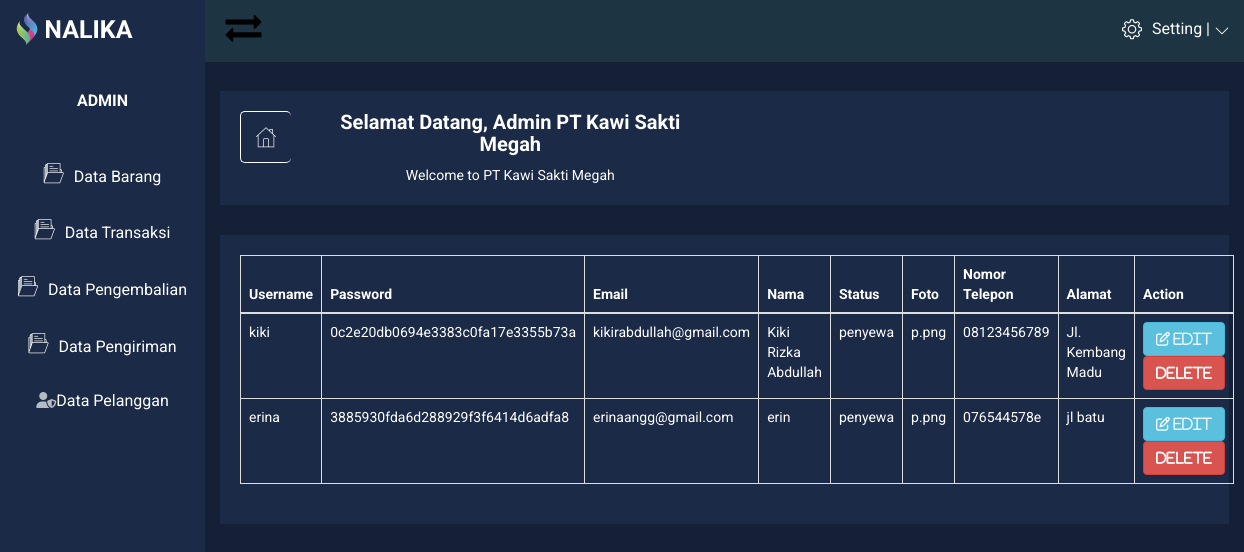
The page /admin/data-akun/data-akun.php on the database as committed earlier.
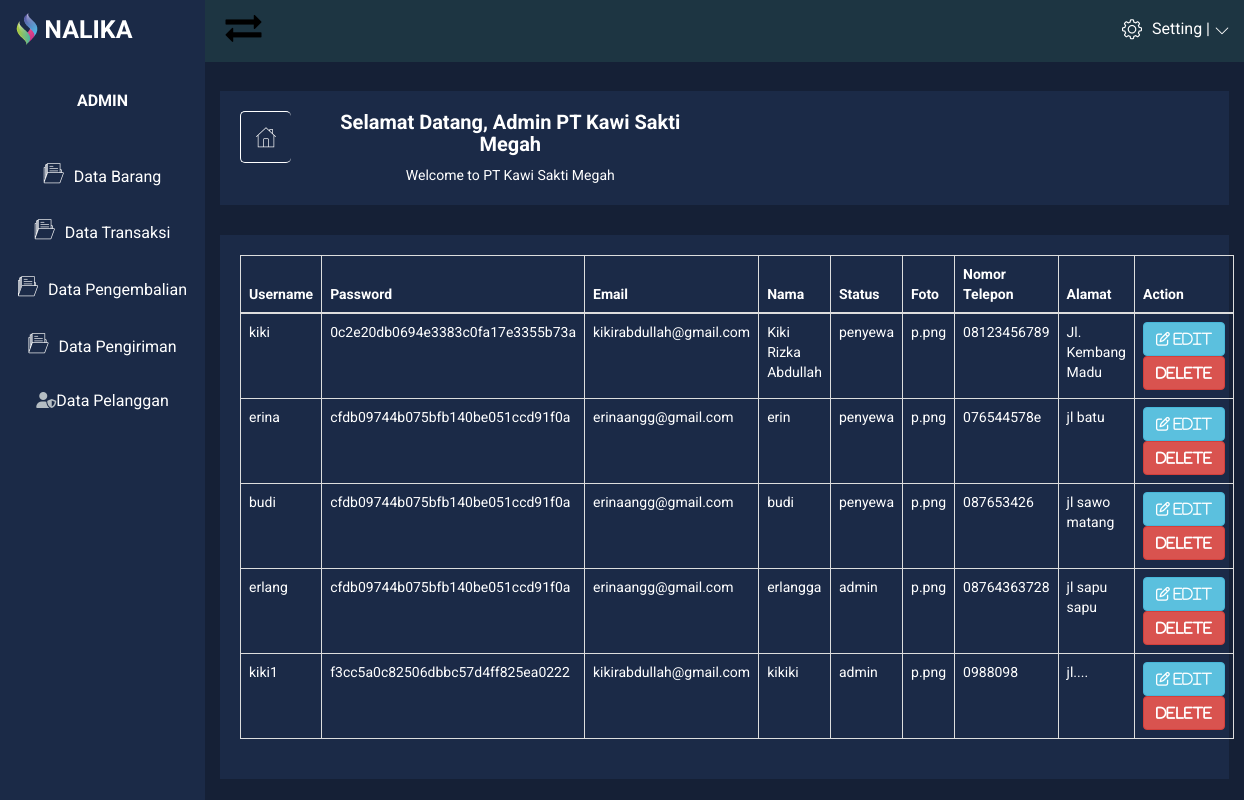
The same page on the database as committed later.
### tables this page shows
CREATE TABLE IF NOT EXISTS `user` (
  `id_user` int(11) NOT NULL,
  `username` varchar(100) NOT NULL,
  `password` varchar(500) NOT NULL,
  `email` varchar(100) NOT NULL,
  `status` varchar(100) NOT NULL,
  `nama` varchar(100) NOT NULL,
  `foto` varchar(100) DEFAULT 'p.png',
  `no_telp` varchar(100) NOT NULL,
  `alamat` varchar(100) NOT NULL
);

### admin/data-akun/data-akun.php (the view, shortened to what the changed rows need)
<?php
include "../connection/Connection.php";
$akun = mysqli_query($mysqli, "SELECT * FROM user") or die("data salah: " . mysqli_error($mysqli));
?>
<!DOCTYPE HTML>
<html class="no-js" lang="en">
<head>
    <link rel="stylesheet" href="../css/bootstrap.min.css">
    <link rel="stylesheet" href="../css/font-awesome.min.css">
    <link rel="stylesheet" href="../css/nalika-icon.css">
    <link rel="stylesheet" href="../css/owl.carousel.css">
    <link rel="stylesheet" href="../css/owl.theme.css">
    <link rel="stylesheet" href="../css/owl.transitions.css">
    <link rel="stylesheet" href="../css/animate.css">
    <link rel="stylesheet" href="../css/normalize.css">
    <link rel="stylesheet" href="../css/meanmenu.min.css">
    <link rel="stylesheet" href="../css/main.css">
    <link rel="stylesheet" href="../css/morrisjs/morris.css">
    <link rel="stylesheet" href="../css/scrollbar/jquery.mCustomScrollbar.min.css">
    <link rel="stylesheet" href="../css/metisMenu/metisMenu.min.css">
    <link rel="stylesheet" href="../css/metisMenu/metisMenu-vertical.css">
    <link rel="stylesheet" href="../css/calendar/fullcalendar.min.css">
    <link rel="stylesheet" href="../css/calendar/fullcalendar.print.min.css">
    <link rel="stylesheet" href="../style.css">
    <link rel="stylesheet" href="../css/responsive.css">
</head>
<body>
    <div class="left-sidebar-pro">
        <nav id="sidebar" class="">
            <div class="nalika-profile">
                <div class="profile-dtl">
                    <h2> <b>A<span class="min-dtn">DMIN</span></b></h2>
                </div>
            </div>
        </nav>
    </div>
    <div class="all-content-wrapper">
        <div class="header-advance-area">
            <div class="breadcome-area">
                <div class="container-fluid">
                    <div class="row">
                        <div class="col-lg-12 col-md-12 col-sm-12 col-xs-12">
                            <div class="breadcome-list">
                                <div class="row">
                                    <div class="col-lg-6 col-md-6 col-sm-6 col-xs-6">
                                        <div class="breadcomb-wp">
                                            <div class="breadcomb-ctn">
                                                <h2>Selamat Datang, Admin PT Kawi Sakti Megah</h2>
                                            </div>
                                        </div>
                                    </div>
                                </div>
                            </div>
                        </div>
                    </div>
                </div>
            </div>
        </div>
        <div class="product-status mg-b-30">
            <div class="container-fluid">
                <div class="product-status-wrap">
                    <div class="row">
                        <div class="col-lg-10 col-md-10 col-sm-10 col-xs-10">
                            <table class="table table-bordered">
                                <thead>
                                    <tr>
                                        <th>Username</th>
                                        <th>Password</th>
                                        <th>Email</th>
                                        <th>Nama</th>
                                        <th>Status</th>
                                        <th>Foto</th>
                                        <th>Nomor Telepon</th>
                                        <th>Alamat</th>
                                        <th>Action</th>
                                    </tr>
                                </thead>
                                <tbody>
                                    <?php while ($show = mysqli_fetch_array($akun)) { ?>
                                        <tr>
                                            <td><?php echo $show['username']; ?></td>
                                            <td><?php echo $show['password']; ?></td>
                                            <td><?php echo $show['email']; ?></td>
                                            <td><?php echo $show['nama']; ?></td>
                                            <td><?php echo $show['status']; ?></td>
                                            <td><?php echo $show['foto']; ?></td>
                                            <td><?php echo $show['no_telp']; ?></td>
                                            <td><?php echo $show['alamat']; ?></td>
                                            <td>
                                                <a href="edit-akun.php?id_user=<?php echo $show['id_user']; ?>" data-toggle="tooltip" title="Edit" class="btn btn-info pd-setting-ed"><i class="fa fa-pencil-square-o" aria-hidden="true"> Edit</i></a>
                                                <a href="hapus-akun.php?id_user=<?php echo $show['id_user']; ?>" data-toggle="tooltip" title="Delete" class="btn btn-danger pd-setting-ed" onClick='return confirm("Apakah anda yakin menghapus data ini?")'><i class="fa fa-trash-square-o" aria-hidden="true">Delete</i></a>
                                            </td>
                                        </tr>
                                    <?php } ?>
                                </tbody>
                            </table>
                        </div>
                    </div>
                </div>
            </div>
        </div>
</body>
</html>

Rows that differ between the two databases and show on the page:
changed user "erina": password "3885930fda6d288929f3f6414d6adfa8" → "cfdb09744b075bfb140be051ccd91f0a"
added user: username "budi", password "cfdb09744b075bfb140be051ccd91f0a", email "erinaangg@gmail.com", nama "budi", status "penyewa", foto "p.png", no_telp "087653426", alamat "jl sawo matang"
added user: username "erlang", password "cfdb09744b075bfb140be051ccd91f0a", email "erinaangg@gmail.com", nama "erlangga", status "admin", foto "p.png", no_telp "08764363728", alamat "jl sapu sapu"
added user: username "kiki1", password "f3cc5a0c82506dbbc57d4ff825ea0222", email "kikirabdullah@gmail.com", nama "kikiki", status "admin", foto "p.png", no_telp "0988098", alamat "jl...."
